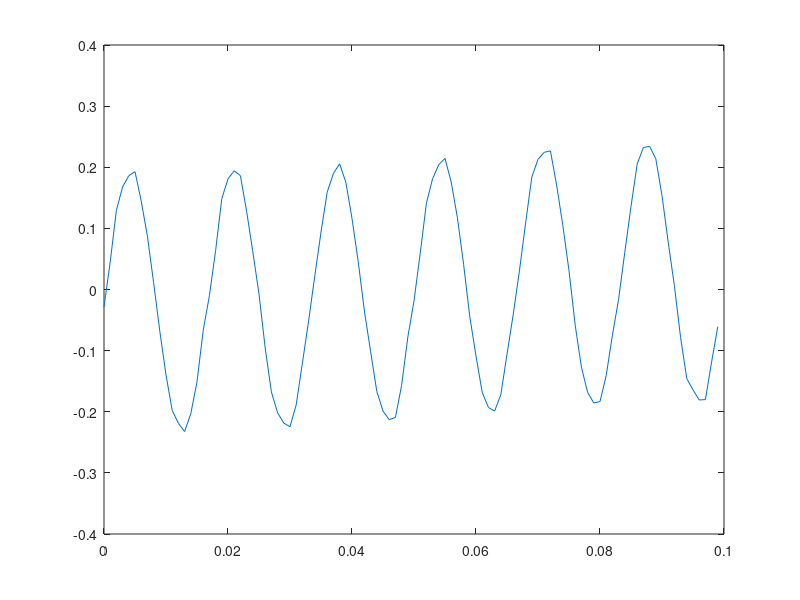

The MATLAB script that drew this image:
%% Your Name Goes Here
% Replace this with the Honor Code. Now is a very good time to reread the syllabus.

%%
% _Hello again, scientist! I'll do all my writing in italics, and problems for you will be in *bold.*
% Comment your code, and_ explain your ideas in plaintext. _As a general rule, I expect
% you to do at least as much writing as I do. Code should be part of your solution, but
% I expect variables to be clear and explanation to involve complete sentences.
% Cite your sources; if you work with someone in the class on a problem,
% that's an extremely important source. Don't work alone._

%% Problem F.03: Kill the noise.
% _*This problem assumes that you have completed most of F.02.*
% Here's another cool thing we can do with linear regression. We often
% have a complex signal with some annoying periodic behavior that we want
% to remove._

L = [0:.001:1.999]';
analog = csvread('analog.csv');
plot(L,analog)

%%
% _The issue here, well-known to any of you who play electric instruments,
% is that this signal has a "mains hum." In America, the power line
% frequency is 60 Hz. What you're looking at is an electrical signal
% sampled at 1000 Hz; we want to remove the buzz. Let's start by zooming in
% to the first 1/10 second to mostly isolate the noise._

A = L(1:100); B = analog(1:100); B = B-mean(B); plot(A,B)

%%
% _*Find the period of the hum, then set k = 2*pi/period.*_

%%
% _*Find the function f(x) = a*cos(k*x) + b*sin(k*x) that best fits the
% data [A B]. Plot it on the same axes as [A B] to confirm that it's a good
% fit.* If you find these instructions confusing, that's okay. Look at Lay
% 6.6 Exercise 9 for inspiration; it's odd, so there's an answer in the
% back._

%%
% _*Create a new signal S by subtracting f(L) from analog, then plot L
% against S.* If everything's gone right, you should have gotten rid of at
% least 80% of the hum. Not bad. (We could do better with Fourier
% transforms, but that's another topic for another course.)_


